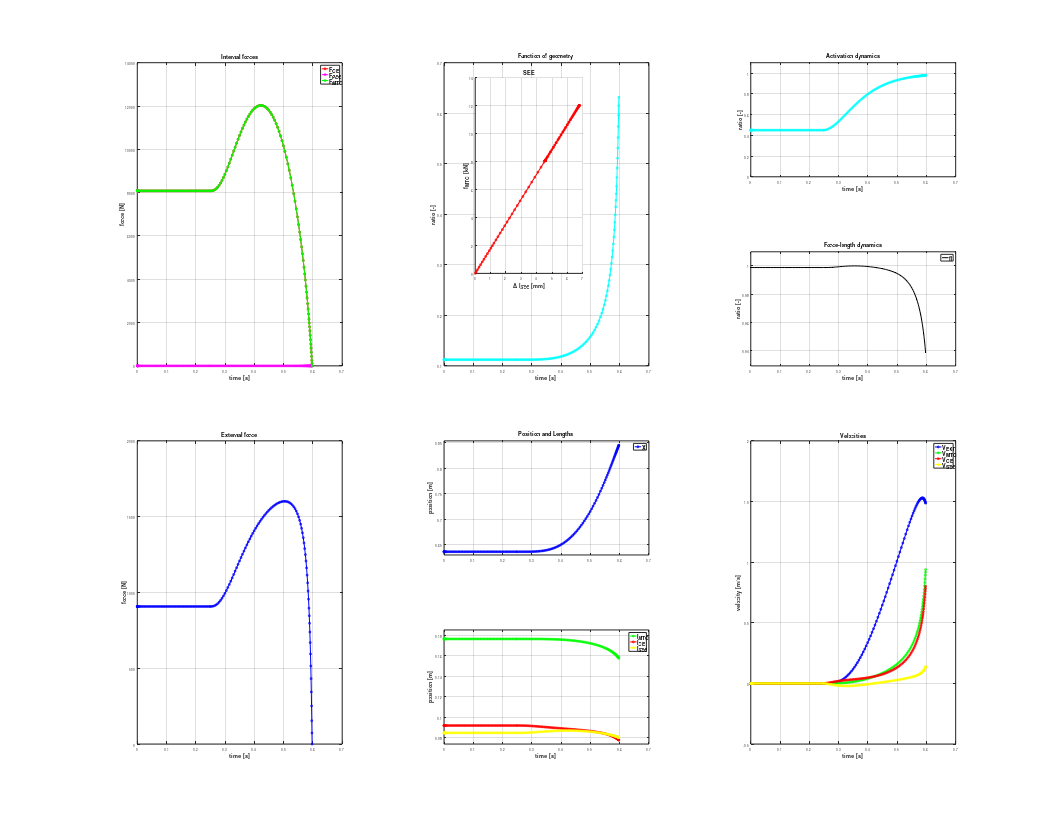
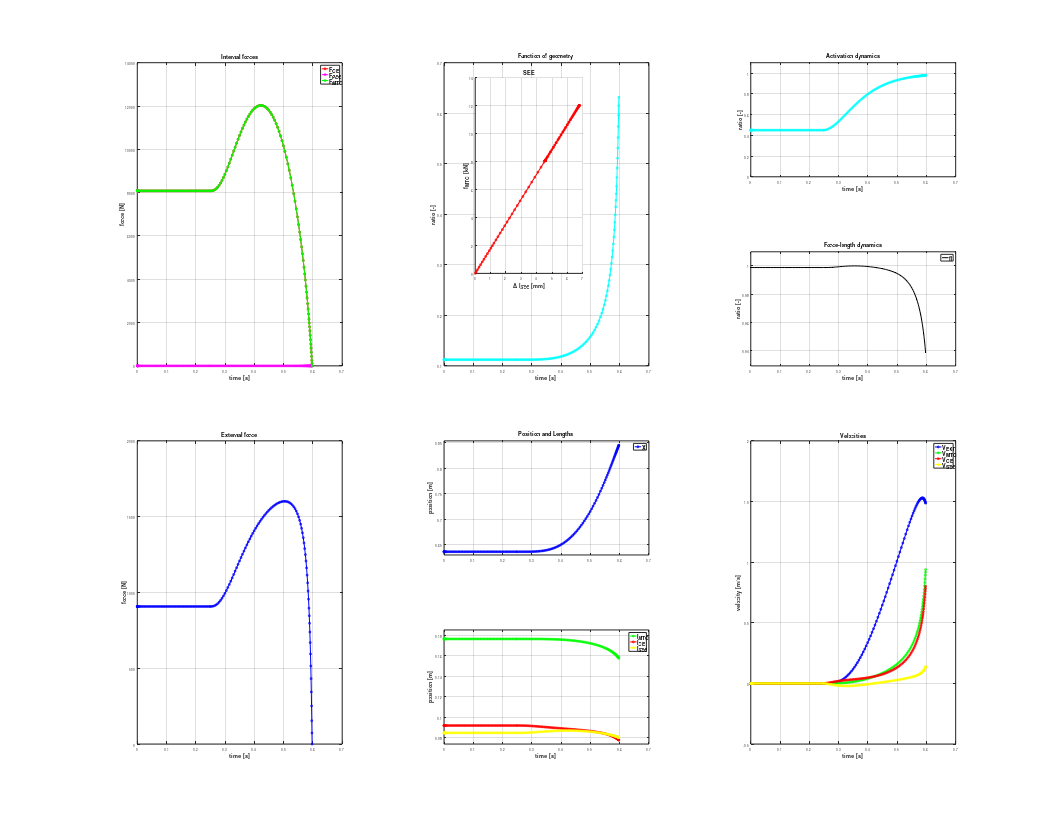

MATLAB code for these plots, in order: (Note: this script raises an error after producing the figures.)
%% A MAIN FUNCTION
function [ t,F,X,V,dV,v_SEE,f_CE,v_CE,f_PEE,f_MTC,v_MTC,GX,AT,...
    FL,l_SEE,l_CE,l_MTC ] = KneeExtElastic
% JUMPSIM_DISS_HP simulates a leg extension at an inclined legpress
%
%  It includes a parallel-elastic element,
%  a non-linear to linear serial elastic element, and
%  a force-length relation.
%  The Newtonian equation of motion is expressed as an ODE wich considers
%  initial conditions and neuromuscular properties provided by th user.
%
%  Finally tested with Matlab R2016b (Student License)
%  Required licenses:
%    - matlab
%
%  USAGE
%    Just run the file.
%    Change parameters in the secton "Input" if you like.
%
%  REFERENCE
%    H. Penasso and S. Thaller, ?Determination of Individual Knee-Extensor
%    Properties from Leg-Extensions and Parameter Identification,?
%    Mathematical and Computer Modelling of Dynamical Systems,
%    vol. in press, in press
%
%  INPUT
%    has to be defined below in section "Input"
%
%  OUTPUT
%    A txt-file is saved and contains the simulated data as well as
%    the settings, the inital conditions and the properties of the system.
%    t  ...   Time [s]
%    F  ...   External force [N]
%    X  ...   Position: distance from the prox. end of the model-thigh to
%             the proximal end of the model-shank [m]
%    V  ...   Velocitiy of the accelerated point-mass [m/s]
%   dV  ...   Acceleration of the point-mass [m/s^2]
% v_SEE ...   Velocity of the tendon-model [m/s]
%  f_CE ...   Values of the contraction-velocity dependent element (CE) [N]
%  v_CE ...   Contraction velocity of the musle (CE=MUSCLE=PEE) [m/s]
% f_PEE ...   Force of passive muscle tissue PEE [N]
% f_MTC ...   Force of the muscle-tendon complex (CE=MUSCLE=SEE) [N]
% v_MTC ...   Velocity of the muscle-tendon complex [m/s]
%   GX  ...   Values of the function of geometry [-]
%   AT  ...   Values of the function of activation dynamics [-]
%   FL  ...   Values of the force-rength relation [-]
% l_SEE ...   Length of the serial elastic element [m]
%  l_CE ...   Length of the contractile and parallel elsatic element [m]
% l_MTC ...   Length of the mucle-tendon complex [m]
%
%  Literature:
%   [1] Hoy, M. G., Zajac, F. E., & Gordon, M. E. (1990). A
%      musculoskeletal model of the human lower extremity: The effect
%      of muscle, tendon, and moment arm on the moment-angle
%      relationship of musculotendon actuators at the hip, knee, and
%      ankle. Journal of Biomechanics, 23(2), 157?169.
%      doi:10.1016/0021-9290(90)90349-8
%   [2] Im, H., Goltzer, O., & Sheehan, F. (2015). The effective quadriceps
%      and patellar tendon moment arms Relative to the Tibiofemoral Finite
%      Helical Axis. Journal of Biomechanics.
%      doi:10.1016/j.jbiomech.2015.04.003
%   [3] Van Eijden, T., Kouwenhoven, E., Verburg, J., & Weijs, W. (1986).
%      A mathematical model of the patellofemoral joint. Journal of
%      Biomechanics, 19(3), 219?229. doi:10.1016/0021-9290(86)90154-5
%   [4] Van Soest, A. J., & Bobbert, M. F. (1993). The contribution of
%      muscle properties in the control of explosive movements.
%      Biological Cybernetics, 69(3), 195?204.
%      Retrieved from http://www.ncbi.nlm.nih.gov/pubmed/8373890
%   [5] http://www.mathworks.com/matlabcentral/fileexchange/
%      11077-figure-digitizer/content/figdi.m
%   [6] G?nther, M., Schmitt, S., & Wank, V. (2007). High-frequency
%      oscillations as a consequence of neglected serial damping in
%      Hill-type muscle models. Biological Cybernetics, 97(1), 63?79.
%      doi:10.1007/s00422-007-0160-6
%   [7] Haeufle, D. F. B., G?nther, M., Bayer, A., & Schmitt, S. (2014).
%      Hill-type muscle model with serial damping and eccentric
%      force-velocity relation. Journal of Biomechanics, 47(6), 1531?1536.
%      doi:10.1016/j.jbiomech.2014.02.009
%   [8] Pandy, M. G., Zajac, F. E., Sim, E., & Levine, W. S. (1990).
%      An optimal control model for maximum-height human jumping.
%      Journal of Biomechanics, 23(12), 1185?98.
%      Retrieved from http://www.ncbi.nlm.nih.gov/pubmed/2292598
%  
%  v.5.2 by Harald Penasso (16.11.2015) (cleaned up: 24.11.2016)
%% A.1 Input

  % Options
    t0   = 0;   % Start integration at this time [s]
    te   = 6.5; % Latest end of integration at this time [s]
                % (can be overruled by a solver stopping condition)
    reltol = 1e-8;   % ode45 option
    maxstep = 0.005; % ode45 option
    refine = 1;      % ode45 option
    path = {'/Users/haraldpenasso/Desktop/n/'}; % Path to final plots/results
    
  % Initial conditions and neuromuscular properties
    isoQ = 0;% true (1):  simulates an isometric experiment;
             % false (0): simulates a dynamic experiment.
               % WARNING: The initial load determines the initial force 
               % at the isometric condition. add = 40 is close to reality
    phi  = 90;  % Inclination of the plane where the point-mass moves [deg]
    g_earth = 9.81; % Constant of gravity [m/s^2]
    msledge = 32.5; % Partial mass #1 (mass of empty sledge: 32.5) [kg]
    add = 60;       % Partial mass #2 (additional weight: 40.0) [kg]
    KA0 = 120;   % Initial knee-extension-angel [deg]
    V0   = 0;    % Initial condition for ODE: first derivative of X [m/s]
    dV0  = 0;    % Initial condition for ODE:   2nd derivative of X [m/s^2]
    t_on = 0.25;  % Movement-initiation-time of actavation dynamics
    
  % Geometry
    lt  = 0.43;  % Length of the thigh [m]
    ls  = 0.43;  % Length of the shank [m]
    cir = 0.37;  % Circumference of the knee [m]
    ptl  = 0.08; % Patellar tendon length [m]
                 % Distance: middele patella to tuberositas tibiae
                 
  % Muscle-tendon complex
   % Activation dynamics
    U   = 12;       % Rate-constant of muscle-activation-dynamics [1/s]
    
   % Serial elastic element
    ksee = 1777000; % Linear stiffness of seiral elastic element [N/m]
    ns  = 1;        % n^th power of toe-region of the SEE (ksee x^ns)
    SEE_TH = 1;     % Transition point from nonlinear to linear SEE region
                    % Represents the perzentage (e[0,1]) of fiso
                    
   % Parallel elastic element
    kpee   = 0;     % Stiffness of parallel elastic element [N/m]
                      % if kp = 0, the PEE is inactive
    np   = 2;       % n^th power of parallel elastic element (kpee x^np)
    
   % Contractile element
    a    = 7.920643997366427e3; % Hill's parameter "a" [N]
    b    = 0.352028622105175;   % Hill's parameter "b" [m/s]
    c    = 9.124808590471668e3; % Hill's parameter "c" [W]
    
   % Force-length relationship
    KA_opt = 120;  % Knee-ext.-angle @ geometry_funs are at opt. length [1]
    WIDTH =  0.56; % Width of the force-length parabola: 0.56 [4]
                   % ... if set to inf the f-l relation is ineffective
    l_CE_opt = 0.09; % optimal geometry_fun-length  [m] [4,8]
    
%% A.2 Initial Calculations

   % Parameter convertions
    [U,a,b,c,vmax,fiso,pmax,vopt,fopt,eta,kappa]=params([U,a,b,c]);
    
   % Serial elastic element
    f_MTC_th = fiso * SEE_TH; % Force value at SEE lin to nonlin transition
    dx_th   = (ns*f_MTC_th)/ksee; % Change in SEE length at transition
    ksnl = ksee.*ns.^(-1).*dx_th.^(1+(-1).*ns); % Value for non-lnear part
    
   % Function of geometry
    lr = cir/(2*pi); % Approximated moment-arm of the knee [m]
    X0 = sqrt(lt^2+ls^2-2*lt*ptl*cos(KA0*pi/180)); % Init. position [m]
    g = g_earth*sin(phi*pi/180); % Gravity relative to inclination [m/s^2]
    m = msledge + add; % Total mass of sledge (Sum af mass#1 and #2) [kg]
    % Initial values
    [G_val0,~,dlmtc0] = geometry_fun(X0,V0,lt,ls,lr,ptl,KA_opt);
    
   % Muscle-tendon complex
    f_MTC0 = m*(dV0 + g)/G_val0; % initial force of the MTC
    
   % Set the initial region of SEE
    if f_MTC0 > f_MTC_th % linear
        dx0 = (f_MTC0+ksee*dx_th*(1-1/ns))/ksee;
    else                   % non-linear
        dx0 = nthroot(f_MTC0/ksnl,ns);
    end
    
   % Initial values of force-length relation and parallel elastic element
    [fL0,f_PEE0]=fl_fpee_lsee_fun(dx0,dlmtc0,ptl,l_CE_opt,WIDTH,kpee,np);
    
   % Initial value of activation dynamics
    Apre = (a.*b.*fL0.*G_val0+(-1).*c.*fL0.*G_val0).^(-1).*(b.*f_PEE0.*...
        G_val0+(-1).*b.*g.*m);
    
%% A.3 Filenames of output
    if add >= 99  % At tis line, it alters only the filename of the output;
        add = 99; % Adds information of mass#2 to the saved filename
    end      % WARNING: files using add > 99 will have identical filenames!
    id = {['psim00g',num2str(add),'v01']}; % Filename of output files

%% A.4 Check initial settings 
    if KA0 < 60
        error('The initial knee-extension-angle is to small (intAK < 60?)')
    end
    
    if a/fiso > 1
        error('The curvature aof the FV is > 1')
    end
    
    if pmax/c > 0.7
        error('The efficiency is to big (eta > 0.7)')
    end

    if pmax/c < 0.05
        error('The efficiency is small (eta < 0.05)')
    end
    
    if te <= t_on
        error('The contraction must begin within [t0,te) (te > t_on)')
    end

%% A.5 ODE solving
    opts=odeset('MaxStep',maxstep,'RelTol', reltol,'Events',@events,...
        'Refine',refine); % ode45 solver settings
    [t,x] = ode45(@model_fun,[t0,te],[X0,V0,dV0],opts); % ... Solve ODE
    
%% A.6 Results
    X  = x(:,1); % Position data [m]
    V  = x(:,2); % Velocity data [m]
    dV = x(:,3); % Acceleration data [m/s^2]

%% A.7 Calculate the values of sub-systems

  % External Force
    F = m*x(:,3)+m*g; % External Force [N]
    
  % Geometrical Function # d/dt Geometical Fun # Changes in length of MTC
    [GX,dG,dlmtc] = geometry_fun(X,V,lt,ls,lr,ptl,KA_opt);
    
  % Force of the muscle (CE+PEE) == force of the MTC == force of the SEE
    f_MTC = m*(dV + g)./GX;
    
  % Velocity of the MTC
    v_MTC = GX.*V;
    
  % Length change of the SEE
    dx = zeros(size(f_MTC)); % Pre-allocation only
    
   % Linear region
    dx(f_MTC>=f_MTC_th) = (f_MTC(f_MTC>f_MTC_th)+ksee.*dx_th.*...
        (1-1./ns))./ksee;
    
   % Non-linear region
    dx(f_MTC<f_MTC_th) = nthroot(abs(f_MTC(f_MTC<=f_MTC_th)./ksnl),ns);
    
  % Force-length relation # Force of PEE # length of SEE # length of CE
    [FL,f_PEE,l_SEE,l_CE]=fl_fpee_lsee_fun(dx,dlmtc,ptl,l_CE_opt,...
                                           WIDTH,kpee,np);
                                       
  % Force of the CE
    f_CE = (f_MTC-f_PEE);
    
  % Activation dynamics
    AT = ES_fun(t,t_on,Apre,U)';
    
  % Velocity of the CE == velocity of the PEE == velocity of the muscle
    v_CE = c./(((f_MTC-f_PEE)./(AT.*FL))+a)-b;
    
  % Velocity of the SEE
    v_SEE = v_MTC - v_CE;
    
  % Length of the MTC
    l_MTC = l_CE + l_SEE;
    
%% A.8 Final plots
    fig = figure('units','normalized','outerposition',[0 0 1 1]);
    
  % CE/PEE/MTC force vs. time
    subplot(4,3,[1,4])
    plot(t,f_CE,'or-')
    hold on
    plot(t,f_PEE,'om-')
    hold on
    plot(t,f_MTC,'og-')
    xlabel('time [s]')
    ylabel('force [N]')
    title('Internal forces')
    leg = legend('F_{CE}','F_{PEE}','F_{MTC}','Location','Best');
    set(leg,'FontSize',14);
    grid on
    
  % Geometry vs. time
    subplot(4,3,[2,5])
    plot(t,GX,'oc-')
    title('Function of geometry')
    xlabel('time [s]')
    ylabel('ratio [-]')
    grid on
    
  % Activation dynamics vs. time
    subplot(4,3,3)
    plot(t,AT,'oc-')
    xlabel('time [s]')
    ylabel('ratio [-]')
    ylim([0,1.1])
    title('Activation dynamics')
    grid on
    
  % Force-length dynamics vs. time
    subplot(4,3,6)
    plot(t,FL,'.k-')
    xlabel('time [s]')
    ylabel('ratio [-]')
    ylim([min(FL)*.99,1.01])
    leg = legend('fl','Location','Best');
    set(leg,'FontSize',14);
    title('Force-length dynamics')
    grid on
    
  % External force vs. time
    subplot(4,3,[7,10])
    plot(t,F,'ob-')
    xlabel('time [s]')
    ylabel('force [N]')
    title('External force')
    grid on
    
  % External position X vs. time
    subplot(4,3,8)
    plot(t,X,'ob-');
    ylabel('position [m]')
    ylim([min(X)*0.99,max(X)*1.01])
    title('Position and Lengths')
    leg = legend('X','Location','Best');
    set(leg,'FontSize',14);
    grid on
    
  % MTC-/CE-/SEE lengths vs. time
    subplot(4,3,11)
    plot(t,l_MTC,'og-')
    hold on
    plot(t,l_CE,'or-')
    hold on
    plot(t,l_SEE,'oy-')
    xlabel('time [s]')
    ylabel('position [m]')
    ylim([min([l_CE;l_SEE])*0.95,max(l_MTC)*1.05])
    leg = legend('l_{MTC}','l_{CE}','l_{SEE}','Location','Best');
    set(leg,'FontSize',14);
    grid on
    
  % External/MTC/CE/SEE velocities vs. time
    subplot(4,3,[9,12])
    plot(t,V,'ob-')
    hold on
    plot(t,v_MTC,'og-')
    hold on
    plot(t,v_CE,'or-')
    hold on
    plot(t,v_SEE,'oy-')
    xlabel('time [s]')
    ylabel('velocity [m/s]')
    title('Velocities')
    leg=legend('V_{EXT}','V_{MTC}','V_{CE}','V_{SEE}','Location','Best');
    set(leg,'FontSize',14);
    grid on
    
  % Make all text in the figure to size 14 and bold
    figureHandle = gcf;
    set(findall(figureHandle,'type','text'),'fontSize',18,...
        'fontWeight','bold')
    
  % Add additional force-elongation plot of the SEE 
    % Place second set of axes on same plot
    if ~isoQ
        handaxes2 = axes('Position', [0.45,0.673,0.102,0.234]);
    else
        handaxes2 = axes('Position', [0.512,0.734,0.102,0.171]);
    end
    plot(1e3*dx(f_MTC>=f_MTC_th),1e-3*f_MTC(f_MTC>=f_MTC_th),'xg-',...
        1e3*dx(f_MTC<f_MTC_th),1e-3*f_MTC(f_MTC<f_MTC_th),'or-')
    grid on
    set(handaxes2, 'Box', 'off')
    xlabel('\Delta l_{SEE} [mm]','FontSize',14)
    ylabel('f_{MTC} [kN]','FontSize',14)
    title('SEE')

  % Save figue as FIG and PDF 
    set(findall(fig,'type','text'),'fontSize',18,'fontWeight','bold')
    set(fig, 'PaperPosition', [0 0 48 38]);
    set(fig, 'PaperSize', [48 38]);
    saveas(fig,[path{:},id{:},'.fig'],'fig')
    saveas(fig,[path{:},id{:},'.pdf'],'pdf')
  
%% A.9 Write settings, initials, and ode45 results to txt-file

  % Header and data-matrix
    header = {'Time [s]','Fz [N]','X [m]', 'V [m/s]',...
        'A [m/s^2]','V_SEE [m/s]','F_CE [N]','V_CE [m/s]','F_PEE [N]',...
        'F_MTC [N]','V_MTC [m/s]','GeomFun [-]','dGeomFun [-]',...
        'ActFun [-]','force-length []','l_SEE [m]','l_CE [m]','l_MTC [m]'};
    data = [t,F,X,V,dV,v_SEE,f_CE,v_CE,f_PEE,f_MTC,v_MTC,GX,dG,AT,...
        FL,l_SEE,l_CE,l_MTC];
    
  % Open file
    fid = fopen([path{:},id{:},'.txt'],'w');
    
  % Write preamble
    fprintf(fid, '%s', ['This file contains data from a simulated leg'... 
            ' extension using ',mfilename,'.m (by Harald Penasso).']);
    fprintf(fid, '\n');
    fprintf(fid, '%s\t', 'ID:');
    fprintf(fid, '%s', id{:});
    fprintf(fid, '\n');
    fprintf(fid, '%s\t', 'Date of simulation [yyyy-mm-dd-HH-MM-SS]:');
    fprintf(fid, '%s', datestr(now,'yyyy-mm-dd-HH-MM-SS'));
    fprintf(fid, '\n');
    fprintf(fid, '%s', '#');
    
  % Options
    fprintf(fid, '\n');
    fprintf(fid, '%s', 'SOLVER AND SOLVER OPTIONS');
    fprintf(fid, '\n');
    fprintf(fid, '%s\t', 'Saved to:');
    fprintf(fid, '%s', path{:});
    fprintf(fid, '\n');
    fprintf(fid, '%s\t', 'MaxStep [-]:');
    fprintf(fid, '%s', num2str(maxstep,6));
    fprintf(fid, '\n');
    fprintf(fid, '%s\t', 'RelTol [-]:');
    fprintf(fid, '%s', num2str(reltol,6));
    fprintf(fid, '\n');
    fprintf(fid, '%s\t', 'Refine [-]:');
    fprintf(fid, '%s', num2str(refine,6));
    fprintf(fid, '\n');
    fprintf(fid, '%s\t', 't0_sim [s]:');
    fprintf(fid, '%s', num2str(t0,6));
    fprintf(fid, '\n');
    fprintf(fid, '%s\t', 'te_sim [s]:');
    fprintf(fid, '%s', num2str(te,6));
    fprintf(fid, '\n');
    fprintf(fid, '%s\t', 'Iso:');
    fprintf(fid, '%s', num2str(isoQ,1));
    fprintf(fid, '\n');
    fprintf(fid, '%s', '#');
    
  % Initials
    fprintf(fid, '\n');
    fprintf(fid, '%s', 'ENVIRONMENT AND INITIAL CONDITIONS');
    fprintf(fid, '\n');
    fprintf(fid, '%s\t', 'Inclination angle [deg]:');
    fprintf(fid, '%s', num2str(phi,6));
    fprintf(fid, '\n');
    fprintf(fid, '%s\t', 'Constant of gravity [m/s^2]:');
    fprintf(fid, '%s', num2str(g_earth,6));
    fprintf(fid, '\n');
    fprintf(fid, '%s\t', 'Resulting gravity [m/s^2]:');
    fprintf(fid, '%s', num2str(g,6));
    fprintf(fid, '\n');
    fprintf(fid, '%s\t', 'Mass of sledge [kg]:');
    fprintf(fid, '%s', num2str(msledge,6));
    fprintf(fid, '\n');
    fprintf(fid, '%s\t', 'Additional load [kg]:');
    fprintf(fid, '%s', num2str(add,6));
    fprintf(fid, '\n');
    fprintf(fid, '%s\t', 'Total mass [kg]:');
    fprintf(fid, '%s', num2str(m,6));
    fprintf(fid, '\n');
    fprintf(fid, '%s\t', 'Initial Knee-Ext-Angle [deg]:');
    fprintf(fid, '%s', num2str(KA0,6));
    fprintf(fid, '\n');
    fprintf(fid, '%s\t', 'X0 [m]:');
    fprintf(fid, '%s', num2str(X0,6));
    fprintf(fid, '\n');
    fprintf(fid, '%s\t', 'V0 [m/s]:');
    fprintf(fid, '%s', num2str(V0,6));
    fprintf(fid, '\n');
    fprintf(fid, '%s\t', 'dV0 [m/s^2]:');
    fprintf(fid, '%s', num2str(dV0,6));
    fprintf(fid, '\n');
    fprintf(fid, '%s\t', 'Innervation t0 [s]:');
    fprintf(fid, '%s', num2str(t_on,6));
    fprintf(fid, '\n');
    fprintf(fid, '%s', '#');
    
  % Subject
    fprintf(fid, '\n');
    fprintf(fid, '%s', 'SUBJECT-PARAMETERS');
   % Function of geometry
    fprintf(fid, '\n');
    fprintf(fid, '%s', 'LEG-PARAMETERS');
    fprintf(fid, '\n');
    fprintf(fid, '%s\t', 'lo [m]:');
    fprintf(fid, '%s', num2str(lt,6));
    fprintf(fid, '\n');
    fprintf(fid, '%s\t', 'lu [m]:');
    fprintf(fid, '%s', num2str(ls,6));
    fprintf(fid, '\n');
    fprintf(fid, '%s\t', 'lr [m]:');
    fprintf(fid, '%s', num2str(lr,6));
    fprintf(fid, '\n');
    fprintf(fid, '%s\t', 'ku [m]:');
    fprintf(fid, '%s', num2str(ptl,6));
    fprintf(fid, '\n');
    fprintf(fid, '%s', '#');
   % Muscle
    fprintf(fid, '\n');
    fprintf(fid, '%s', 'MUSCLE-TENDON');
    fprintf(fid, '\n');
    fprintf(fid, '%s', '*');
    fprintf(fid, '\n');
    fprintf(fid, '%s', '*ACTIVATION DYNAMICS');
    fprintf(fid, '\n');
    fprintf(fid, '%s\t', 'U [1/s]:');
    fprintf(fid, '%s', num2str(U,6));
    fprintf(fid, '\n');
    fprintf(fid, '%s\t', 'Apre [1/s]:');
    fprintf(fid, '%s', num2str(Apre,6));
    fprintf(fid, '\n');
    fprintf(fid, '%s', '*');
    fprintf(fid, '\n');
    fprintf(fid, '%s', '*FORCE-VELOCITY RELATION');
    fprintf(fid, '\n');
    fprintf(fid, '%s\t', 'a [N]:');
    fprintf(fid, '%s', num2str(a,6));
    fprintf(fid, '\n');
    fprintf(fid, '%s\t', 'b [m/s]:');
    fprintf(fid, '%s', num2str(b,6));
    fprintf(fid, '\n');
    fprintf(fid, '%s\t', 'c [W]:');
    fprintf(fid, '%s', num2str(c,6));
    fprintf(fid, '\n');
    fprintf(fid, '%s', '*');
    fprintf(fid, '\n');
    fprintf(fid, '%s', '*SERIAL ELASTIC ELEMENT');
    fprintf(fid, '\n');
    fprintf(fid, '%s\t', 'k_see_lin [N/m]:');
    fprintf(fid, '%s', num2str(ksee,9));
    fprintf(fid, '\n');
    fprintf(fid, '%s\t', 'k_see_nonlin [N/m^n_see]:');
    fprintf(fid, '%s', num2str(ksnl,9));
    fprintf(fid, '\n');
    fprintf(fid, '%s\t', 'n_see_nonlin []:');
    fprintf(fid, '%s', num2str(ns,9));
    fprintf(fid, '\n');
    fprintf(fid, '%s\t', 'QT length = ku [m]:');
    fprintf(fid, '%s', num2str(ptl,6));
    fprintf(fid, '\n');
    fprintf(fid, '%s\t', 'lin_to_nonlin_TH [%]:');
    fprintf(fid, '%s', num2str(SEE_TH,6));
    fprintf(fid, '\n');
    fprintf(fid, '%s', '*');
    fprintf(fid, '\n');
    fprintf(fid, '%s', '*PARALLEL ELASTIC ELEMENT');
    fprintf(fid, '\n');
    fprintf(fid, '%s\t', 'k_pee [N/m^n_pee]:');
    fprintf(fid, '%s', num2str(kpee,9));
    fprintf(fid, '\n');
    fprintf(fid, '%s\t', 'n_pee []:');
    fprintf(fid, '%s', num2str(np,9));
    fprintf(fid, '\n');
    fprintf(fid, '%s', '*');
    fprintf(fid, '\n');
    fprintf(fid, '%s', '*FORCE-LENGTH RELATIONSHIP');
    fprintf(fid, '\n');
    fprintf(fid, '%s\t', 'KA_l_CE_opt [deg]:');
    fprintf(fid, '%s', num2str(KA_opt,6));
    fprintf(fid, '\n');
    fprintf(fid, '%s\t', 'WIDTH []:');
    fprintf(fid, '%s', num2str(WIDTH,6));
    fprintf(fid, '\n');
    fprintf(fid, '%s\t', 'l_CE_opt [m]:');
    fprintf(fid, '%s', num2str(l_CE_opt,6));
    fprintf(fid, '\n');
    fprintf(fid, '%s', '#');
    fprintf(fid, '\n');
    fprintf(fid, '%s', 'CONVERTED FORCE-VELOCITY-PARAMETERS');
    fprintf(fid, '\n');
    fprintf(fid, '%s\t', 'vmax [m/s]:');
    fprintf(fid, '%s', num2str(vmax,6));
    fprintf(fid, '\n');
    fprintf(fid, '%s\t', 'fiso [N]:');
    fprintf(fid, '%s', num2str(fiso,6));
    fprintf(fid, '\n');
    fprintf(fid, '%s\t', 'pmax [W]:');
    fprintf(fid, '%s', num2str(pmax,6));
    fprintf(fid, '\n');
    fprintf(fid, '%s\t', 'vopt [m/s]:');
    fprintf(fid, '%s', num2str(vopt,6));
    fprintf(fid, '\n');
    fprintf(fid, '%s\t', 'fopt [N]:');
    fprintf(fid, '%s', num2str(fopt,6));
    fprintf(fid, '\n');
    fprintf(fid, '%s\t', 'efficiency [-]:');
    fprintf(fid, '%s', num2str(eta,6));
    fprintf(fid, '\n');
    fprintf(fid, '%s\t', 'curvature [-]:');
    fprintf(fid, '%s', num2str(kappa,6));
    fprintf(fid, '\n');
    fprintf(fid, '%s', '#');
    
  % Header
    fprintf(fid, '\n');
    fprintf(fid, '%s\t', header{:});
    fprintf(fid, '\n');
    
  % Write data
    for i=1:length(data) % Write one column at each i-th iteration
        fprintf(fid, '%20.10g\t', data(i,:));
        fprintf(fid, '\n');
    end
    
  % Close file
    fclose(fid);
    
%% A.10 Final message
    disp(' ')
    disp(['Done. I saved the results to', path{:},id{:},'.txt'])
    disp(' ')

%% B NESTED-FUNCTIONS

%% B.1 THE MODEL

function [ X ] = model_fun(t,Y)
% MODEL_FUN contains the model-equation of the leg-extension task
%
%   This funcion is build in order to be send to an ode-solver
%
%    INPUT
%      t ... Time [s]
%      Y ... Y-value of the actual step to solve the next iteration step
%             1st column: Position [m]
%             2nd column: Velocity [m/s]
%             3nd column: Acceleration [m/s^2]
%
%    OUTPUT
%      X ... Numerical value of derivative of the ODE
%             1st column: Position [m]
%             2nd column: Velocity [m/s]
%             3nd column: Acceleration [m/s^2]

% Manipulations & error-checking before the contraction is initiatd (t_on)
    if t<=t_on % Time befor the contraction is initiated
       % Check for initial concentric movement:
        if geometry_fun(Y(1),Y(2),lt,ls,lr,ptl,KA_opt) * V0 > vmax
          error('Initial contraction-velocity > vmax');
        end
        
       % Check if the initial weight can be held
        if m*g > geometry_fun(X0, V0,lt,ls,lr,ptl,KA_opt) * (c/...
                (geometry_fun(X0, V0,lt,ls,lr,ptl,KA_opt)*V0 + b)-a)
          error('Subject cannot hold the weight at the initial position');
        end
    end
    
% Model-eqautions
  % MTC-force pependant changes of the SEE properties
    % Calculate value of function of geometry
    [GX,dG,dlmtc] = geometry_fun(Y(1),Y(2),lt,ls,lr,ptl,KA_opt);
    
    % Calculate muscle-tendon complex force
    f_MTC = abs(m*(Y(3) + g)/GX); % abs: Am Ende werden winzige negative
    % [ WARNING: abs() is needed to eliminate negligeable negative values
    %   before solver termination ]
    
  % Elongation of the SEE
    if f_MTC < f_MTC_th % non-linear part
        dx = nthroot(f_MTC/ksnl,ns);
    else % linear part
        dx = (f_MTC+ksee*dx_th*(1-1/ns))/ksee;
    end
    
  % Calculate values of force-length relation and PEE
    [FL,f_PEE] = fl_fpee_lsee_fun(dx,dlmtc,ptl,l_CE_opt,WIDTH,kpee,np);
    
  % Calculate value of activation dynamics
    AT = ES_fun(t,t_on,Apre,U);
    
  % Calculate actual position and velocity
  % Fix X if the isometric conditon is selected
    if isoQ
        X(1,1) = 0;
        X(2,1) = 0;
    else
        X(1,1) = Y(2);
        X(2,1) = Y(3);
    end
    
  % Calculate actual acceleration
    if f_MTC < f_MTC_th % non-linear part
        X(3,1) = GX.^(-1).*dG.*(g+Y(3))+(-1).*dx_th.^(1+(-1).*ns).*ksee...
            .*m.^(-1).*GX.*(dx).^((-1)+ns).*(a.*AT.*FL.*GX+(-1).*f_PEE.*...
            GX+m.*(g+Y(3))).^(-1).*(AT.*FL.*GX.*(a.*b+(-1).*c+a.*GX.*...
            Y(2))+(b+GX.*Y(2)).*((-1).*f_PEE.*GX+m.*(g+Y(3))));
    else % linear part
        X(3,1) = GX.^(-1).*(dG.*(g+Y(3))+ksee.*m.^(-1).*GX.^2.*((-1).*b+...
            GX.*((-1).*Y(2)+c.*AT.*FL.*(a.*AT.*FL.*GX+(-1).*f_PEE.*GX+...
            m.*(g+Y(3))).^(-1))));
    end

end % <<< function (model_fun) end

%% B.1.1 FUNCTION NESTED TO MAIN FUNCTION

% STOP INTEGRATION OF ODE45 AT EVENT DETECTED
function [value,isterminal,direction] = events(~,x)
% EVENTS locates events during the integration of the ODE and aborts the
% integration if the condition(s) are met. An "odeset(...)" function.

% Condition for abort is returned in "value" and is true if exists:
  %   01  negative acceleration
  %   02  knee-angle above 179 deg
  
   % Conditions 01 and 02
    value = [m*x(3)+m*g,...
             acos( (lt^2+ls^2-x(1)^2)/(2*lt*ls) )*180/pi-179];
    isterminal = [1,1]; % stop the integration
    direction  = [0,0];
    
end  % <<< nested function (events) end
% NESTED FUNCTION END #####################################################
%##########################################################################
end  % <<< main function (JumpSim_DISS_HP) end

%% C SUB-FUNCTIONS

%% C.1 FUNCT. OF GEOM. & FORCE-LENGTH RELATIONS & PARALLEL ELASTIC ELEM.
function [G,dG,dlMTC]=geometry_fun(X,dX,lt,ls,cir,ptl,KA_opt)
% GEOMETRY_FUN calculates geometrical relations between internal
% (MTC) and external force values. Credit: Prof. Kappel, jumpsens.m(!),
% which was extedned by the derivative of the geometrical realtion and the
% length-change of the muscle-tendon complex (MTC)
%
%    INPUT
%      X           ... Actual position data [m]
%     dX           ... Velocity data [m/s]
%      lt          ... Length of the thigh [m]
%      ls          ... Length of the shank [m]
%      cir         ... Moment arm of the knee [m]
%      ptl         ... Distance: middele patella to tuberositas tibiae [m]
%      KA_opt      ... Optimal knee-ext.-angle [deg] [1]
%                      (The angel where opt. fascicle length is reached)
%
%    OUTPUT
%      G           ... Ratio of gemetrical relation of the model-leg [-]
%      dG          ... d/dt GEOM [-]
%      dlMTC       ... Change of MTC rlative to its length at optimal
%                      knee-angle [m]

% Simplifications, re-naming
  ko = lt;
  r  = cir;
  
% Calculation
    [G,dG,dlMTC] = Gfuncvec(X);
    G(X>lt+ls) = 0;
    
%% C.1.1 NESTED FUNCTIONS FROM PROF. KAPPEL, JUMPSENS.M
  function [G,dG,dl_MTC]=Gfuncvec(x)
      
      % Calculate actual knee-angle
        sigma=acos((lt^2+ls^2-x.^2)/(2*lt*ls));
        
      % Calculate the half angle (beta) between model muscle and model
      % patellar-tendon direction at each knee-angle
        beta=betafunc(sigma);
        
      % Beta at optimal knee-angle, where it is assumed that the fascicle
      % length is optimal length too
        b_opt = betafunc(KA_opt*pi/180);
        
      % Length of the model muscle-tendon-complex @ 120 deg Knee-Ext.-A [1]
        l_MTC_opt = sqrt(lt^2+r^2-2*lt*r*cos(pi-b_opt-...
            asin((r*sin(b_opt))/lt)));
        
      % Actual length of the MTC
        l_MTC = sqrt(lt^2+r^2-2*lt*r*cos(pi-beta-asin((r*sin(beta))/lt)));
        
      % Change of model-muscle length due to knee extension
        dl_MTC = l_MTC_opt-l_MTC;
        
      % 1st derivative of the function of geometry
        dG = dG_fun(x,dX,sigma,beta);
        
      % Final value of the function of geometry
        G=r*x.*sin(beta)./(lt*ls*sin(sigma));
        
       %% C.1.1.1 NESTED #1
       function beta=betafunc(sigma)
           
           s = sigma; M = length(s); beta = zeros(M,1);
           
           for k=1:M
               rho=s(k);
               options=optimset('MaxFunEvals',12000,'MaxIter',10000);
               beta(k)=fminbnd(@bfunc,0,pi,options);
           end
           
           %% C.1.1.1.1 NESTED #2
           function w=bfunc(v) % v = beta (w = alpha)
               
               w=(2*v+asin(r*sin(v)/ko)+asin(r*sin(v)/ptl)-rho)^2;
               
           end % <<< function (bfunc) end
           
       end % <<< function (betafunc) end
       
  %% C.1.2 FUNCTION TO CALC. THE 1ST DERIVATIVE OF THE FUNCTION OF GEOMETRY
  function [ dG ] = dG_fun(X,dX,alpha,beta)
  % DG_FUN calculates the 1st derivative of the geometry function,
  % including the derivative of the empiric ratio
  %
  %  INPUT:
  %     X    ... Position data [m]
  %    dX    ... Velocity data [m/s]
  %    alpha ... Knee-angle [rad]
  %    beta  ... Angle at the patella [rad]
  %          +++ Uses anthropometric lengths from its parent-function
  %
  %  OUTPUT
  %    dG    ... Value of the 1st derivative of the geometrical function
    
    % These variables are set to disablede a functionality that was removed
    % from the version
      Ratio  = 1;
      dRatio = 0;
    
    % Derivative of the function of geometry
      dG = (lt.^(-1).*cir.*ls.^(-1).*csc(alpha).*(sin(beta).*X.*dRatio...
          +sin(beta).*Ratio.*dX+2.*lt.^(-1).*ls.^(-1).*((-1).*...
          cot(alpha).*sin(beta)+cos(beta).*(2+cos(beta).*...
          (ko.*cir.*(ko.^2+(-1).*cir.^2.*sin(beta).^2).^(-1).*...
          (1+(-1).*ko.^(-2).*cir.^2.*sin(beta).^2).^(1/2)+ptl.*cir.*...
          (ptl.^2+(-1).*cir.^2.*sin(beta).^2).^(-1).*(1+(-1).*ptl.^...
          (-2).*cir.^2.*sin(beta).^2).^(1/2))).^(-1)).*Ratio.*X.^2.*...
          ((-1).*lt.^(-2).*ls.^(-2).*((lt.^2+(-1).*ls.^2).^2+(-2).*...
          (lt.^2+ls.^2).*X.^2+X.^4)).^(-1/2).*dX));
      
  end % <<< function (dG_fun) end
  
 end % <<< function (Gfunvec) end

end % <<< function (geometry_fun) end


%% C.2 FUNCTION OF FORCE-LENGTH RELATIONSHIP & PEE
function [ fl, f_PEE, l_SEE, l_CE ] = ...
    fl_fpee_lsee_fun(dx,dlmtc,QPTL,l_CE_opt,WIDTH,k_pee,n_pee)
% FL_FUN  calculates a ratio of the force-length relationship based
% on [4]. According to [4,8] the optimal fascicel-length is 0.09 m and
% according to [1] is reached at 120 ? knee-extension-angle.
%
%  INPUT:
%   dx       ... length-change of the SEE [m]
%   dlmtc    ... length-change of the MTC relative to its length @ optimal 
%                knee-flexion-angle [1] [m]
%   QPTL     ... length of the merged quadriceps-to-tibia tendon [m]
%   l_CE_opt ... optimal length of the CE [4,8] [m]
%   WIDTH    ... Width of the force-length parabola [m] [4]
%   k_pee    ... length-change of the SEE [N/m^pee]
%   n_pee    ... n-th power of the PEE [-]
%
%  OUTPUT:
%   fl       ... ratio of the force-length relationship [-]
%   f_PEE    ... force produced by the parallel elastic element  [N]
%   l_SEE    ... length of the serial elastic element  [m]
%   l_CE     ... lengh of the contractile element [m]
  
  % Actual length of the SEE
    l_SEE = QPTL+dx;
    
  % Actual length of the CE
    l_CE = l_CE_opt-dx-dlmtc;
    
  % Calculate the force-length relation [4]
    if min(l_CE)>=(1-WIDTH)*l_CE_opt && min(l_CE)<=(1+WIDTH)*l_CE_opt
        c = -1/WIDTH^2;
        fl = c*(l_CE./l_CE_opt).^2-2*c*(l_CE./l_CE_opt)+c+1;
    else
        error('The CE is out of bounds!')
    end
    
  % Calculate the force of the parallel elsatic element: lpee == lce [6,7]
     f_PEE = (k_pee.*(l_CE-l_CE_opt).^n_pee);
     f_PEE(l_CE<l_CE_opt) = 0;
     
end % <<< function (fl_fpee_lsee_fun) end


%% C.3 FUNCTION OF ACTIVATION DYNAMICS
function [ A ] = ES_fun(t, t_on, Apre, U )
% ES_FUN  calculates the activation dynamics of the muscle
%
%   INPUT:
%     t    ... time vector [s]
%     t_on ... time when the contraction starts [s]
%     Apre ... constant pre-activation level [1/s]
%     U    ... property of muscle activation [1/s]
%
%   OUTPUT:
%     A    ... ratio [0,1] of muscle activation dynamics

% Simplifications (to preserve full functionality)
    nmax = 1;
    umax = U;
    
% Calculate it
    A = zeros(1,length(t));
    A(t<t_on) = Apre;
    A(t>=t_on)  =  exp(1).^((-1).*exp(1).^((-1).*(t(t>=t_on)-t_on).*U).*...
        U.^(-1).*((-1).*Apre+umax+exp(1).^((t(t>=t_on)-t_on).*U).*...
        (Apre+((-1)+(t(t>=t_on)-t_on).*U).*umax))).*(Apre+(-1).*nmax)+nmax;
    
end % <<< function (ES_fun) end


%% C.4 PROPERTY CONVERSION FUNCTION
function[U,a,b,c,vmax,fiso,pmax,vopt,fopt,eta,kappa]=params(Par)
% PARAMS is a convenient muscle-properties conversion function
%
%   INPUT
%    Par ... vector containing the properties [U,a,b,c]
%
%   OUTPUT
%    returns the complete set of parameters based on the input provided

    U       = Par(1);
    a       = Par(2);
    b       = Par(3);
    c       = Par(4);
    vmax    = c/a-b;
    fiso    = c/b-a;
    pmax    = a*b+c-2*sqrt(a*b*c);
    vopt    = sqrt((b*c)/a)-b;
    fopt    = sqrt((a*c)/b)-a;
    eta     = pmax/c;
    kappa   = a/fiso;
    
end % <<< function (params) end
